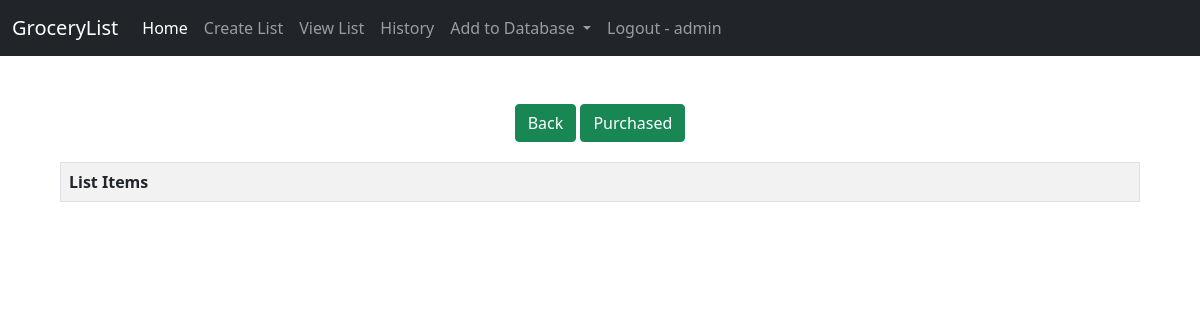
Page /grocery/list/ (signed in) on the earlier database version.
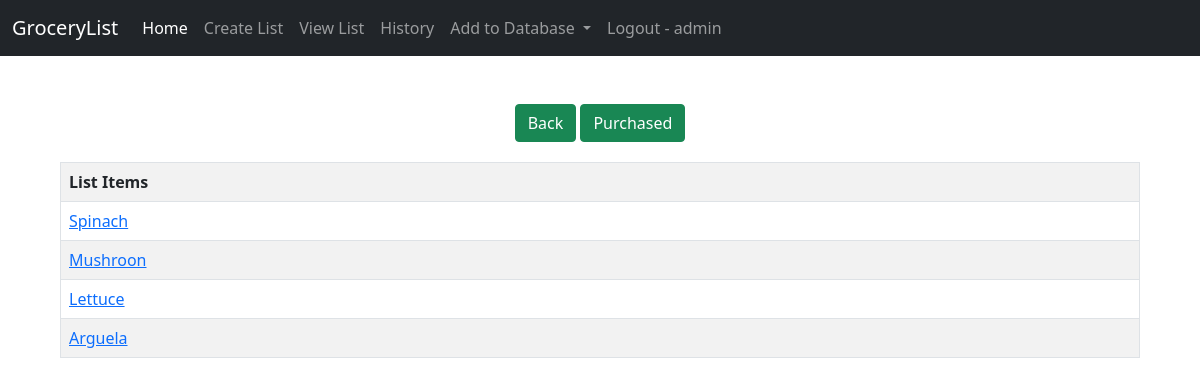
Same page on the later database version.
### grocery/models.py (models this page shows, shortened)
class GroceryList(models.Model):
    user_id = models.IntegerField(null=True)
    item = models.CharField(max_length=255, null=True)
    completed = models.BooleanField(default=False)
    date = models.DateField(auto_now=True, null=True)

### grocery/views.py (the view)
# urls.py: path('list/', views.view_list, name='list'),
@login_required(login_url='/account/login')
def view_list(request):
    user_id = request.session['_auth_user_id']
    grocery_list = GroceryList.objects.filter(user_id=user_id)
    return render(request, 'view_list.html', {'list': grocery_list})

### grocery/templates/view_list.html (shortened to what this page needs)
{% extends 'base.html' %}
{% load static %}
{% block content %}
<link rel="stylesheet" type="text/css" href="{% static 'grocery.css' %}">
<br>
<br>
<div style="text-align: center;">
    <a href="/" class="btn btn-success">Back </a>
    <a href="{% url 'grocery:delete' %}" class="btn btn-success">Purchased </a>
    </div>
<table class="table table-striped table-bordered">
    <tr>
        <th>List Items</th>
    </tr>
    {% for i in list %}
    {% if i.completed %}
    <tr>
        <td>
         <s><a href="{% url 'grocery:undo' item_id=i.id %}">{{ i.item }}</a>
        </td>
    </tr>
    {% else %}
    <tr>
        <td>
         <a href="{% url 'grocery:complete' item_id=i.id %}">{{ i.item }}</a>
        </td>
    </tr>
    {% endif %}
    {% endfor %}
</table>
{% endblock %}

Differences in the rows shown:
added GroceryList: item "Spinach"
added GroceryList: item "Mushroon"
added GroceryList: item "Lettuce"
added GroceryList: item "Arguela"
